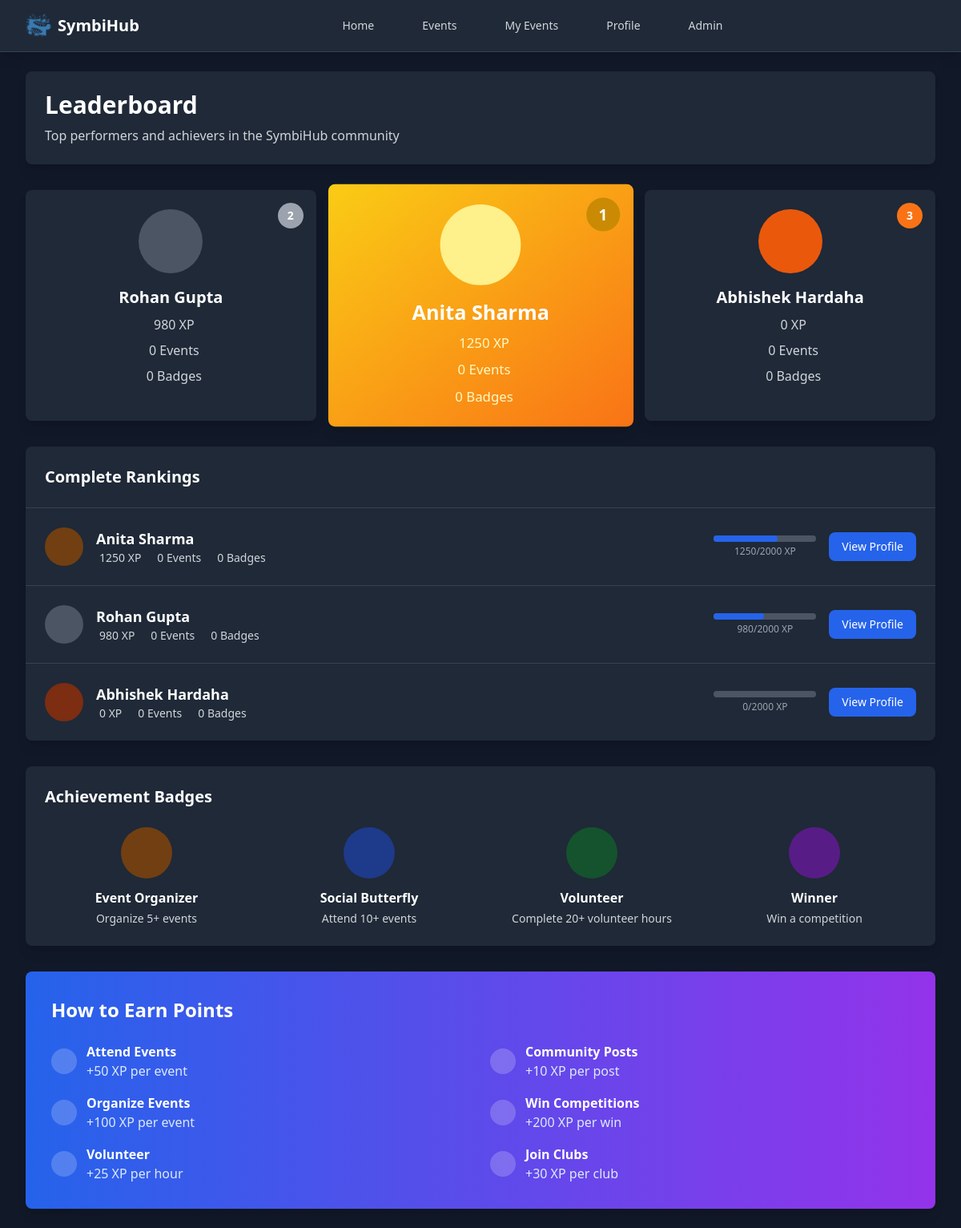
Page /leaderboard (signed in) on the committed database.
### tables this page shows
CREATE TABLE users (
                    id INTEGER PRIMARY KEY AUTOINCREMENT,
                    username VARCHAR(50) UNIQUE NOT NULL,
                    email VARCHAR(100) UNIQUE NOT NULL,
                    password_hash VARCHAR(255) NOT NULL,
                    name VARCHAR(100) NOT NULL,
                    bio TEXT,
                    college_id VARCHAR(20),
                    profile_image TEXT,
                    xp INTEGER DEFAULT 0,
                    level INTEGER DEFAULT 1,
                    events_attended INTEGER DEFAULT 0,
                    events_organized INTEGER DEFAULT 0,
                    volunteer_hours INTEGER DEFAULT 0,
                    interests TEXT,
                    achievements TEXT,
                    created_at TIMESTAMP DEFAULT CURRENT_TIMESTAMP,
                    updated_at TIMESTAMP DEFAULT CURRENT_TIMESTAMP
                );

### app.py (the view)
@app.route('/leaderboard')
@login_required
def leaderboard():
    conn = db.get_connection()
    cursor = conn.cursor()
    cursor.execute('SELECT id, username, name, xp FROM users ORDER BY xp DESC LIMIT 50')
    rows = cursor.fetchall()
    leaderboard = []
    for idx, r in enumerate(rows, start=1):
        leaderboard.append({
            'rank': idx,
            'id': r['id'],
            'username': r['username'],
            'name': r['name'],
            'xp': r['xp'] or 0,
            'events_attended': 0,
            'badges': 0
        })
    conn.close()
    return render_template('leaderboard.html', leaderboard=leaderboard)

### app.py (called while the page is built)
def get_current_user():
    if 'user_id' in session:
        conn = db.get_connection()
        cursor = conn.cursor()
        cursor.execute("SELECT * FROM users WHERE id = ?", (session['user_id'],))
        user = cursor.fetchone()
        conn.close()
        return user
    return None

def login_required(f):
    from functools import wraps
    @wraps(f)
    def decorated_function(*args, **kwargs):
        if 'user_id' not in session:
            flash('Please log in to access this page.', 'error')
            return redirect(url_for('login'))
        return f(*args, **kwargs)
    return decorated_function

@app.context_processor
def inject_current_user():
    return {'current_user': get_current_user()}

### database.py (called while the page is built)
    def get_connection(self):
        conn = sqlite3.connect(self.db_path, timeout=30)
        conn.row_factory = sqlite3.Row
        conn.execute('PRAGMA foreign_keys = ON')
        conn.execute('PRAGMA journal_mode = WAL')
        conn.execute('PRAGMA synchronous = NORMAL')
        return conn

### templates/leaderboard.html (shortened to what this page needs)
{% extends 'base.html' %}
{% block content %}
<div class="max-w-6xl mx-auto space-y-8">
    <div class="bg-white dark:bg-gray-800 rounded-lg shadow-lg p-6">
        <div class="flex items-center justify-between">
            <div>
                <h1 class="text-3xl font-bold text-gray-900 dark:text-white">Leaderboard</h1>
                <p class="text-gray-600 dark:text-gray-300 mt-2">Top performers and achievers in the SymbiHub community</p>
            </div>
        </div>
    </div>
    <div class="grid grid-cols-1 md:grid-cols-3 gap-6">
        <div class="bg-white dark:bg-gray-800 rounded-lg shadow-lg p-6 text-center order-2 md:order-1">
            <div class="relative">
                <div class="w-20 h-20 bg-gray-300 dark:bg-gray-600 rounded-full mx-auto mb-4 flex items-center justify-center">
                </div>
                <div class="absolute -top-2 -right-2 bg-gray-400 text-white w-8 h-8 rounded-full flex items-center justify-center text-sm font-bold">
                    2
                </div>
            </div>
            <h3 class="text-xl font-semibold text-gray-900 dark:text-white mb-2">
                {% if leaderboard|length > 1 %}{{ leaderboard[1].name }}{% else %}Coming Soon{% endif %}
            </h3>
            <div class="space-y-2">
                <div class="flex items-center justify-center text-gray-600 dark:text-gray-300">
                    <span>{% if leaderboard|length > 1 %}{{ leaderboard[1].xp }}{% else %}0{% endif %} XP</span>
                </div>
                <div class="flex items-center justify-center text-gray-600 dark:text-gray-300">
                    <span>{% if leaderboard|length > 1 %}{{ leaderboard[1].events_attended }}{% else %}0{% endif %} Events</span>
                </div>
                <div class="flex items-center justify-center text-gray-600 dark:text-gray-300">
                    <span>{% if leaderboard|length > 1 %}{{ leaderboard[1].badges }}{% else %}0{% endif %} Badges</span>
                </div>
            </div>
        </div>
        <div class="bg-gradient-to-br from-yellow-400 to-orange-500 rounded-lg shadow-lg p-6 text-center order-1 md:order-2 transform scale-105">
            <div class="relative">
                <div class="w-24 h-24 bg-yellow-200 rounded-full mx-auto mb-4 flex items-center justify-center">
                </div>
                <div class="absolute -top-2 -right-2 bg-yellow-600 text-white w-10 h-10 rounded-full flex items-center justify-center text-lg font-bold">
                    1
                </div>
            </div>
            <h3 class="text-2xl font-bold text-white mb-2">
                {% if leaderboard|length > 0 %}{{ leaderboard[0].name }}{% else %}Coming Soon{% endif %}
            </h3>
            <div class="space-y-2">
                <div class="flex items-center justify-center text-yellow-100">
                    <span>{% if leaderboard|length > 0 %}{{ leaderboard[0].xp }}{% else %}0{% endif %} XP</span>
                </div>
                <div class="flex items-center justify-center text-yellow-100">
                    <span>{% if leaderboard|length > 0 %}{{ leaderboard[0].events_attended }}{% else %}0{% endif %} Events</span>
                </div>
                <div class="flex items-center justify-center text-yellow-100">
                    <span>{% if leaderboard|length > 0 %}{{ leaderboard[0].badges }}{% else %}0{% endif %} Badges</span>
                </div>
            </div>
        </div>
        <div class="bg-white dark:bg-gray-800 rounded-lg shadow-lg p-6 text-center order-3">
            <div class="relative">
                <div class="w-20 h-20 bg-orange-300 dark:bg-orange-600 rounded-full mx-auto mb-4 flex items-center justify-center">
                </div>
                <div class="absolute -top-2 -right-2 bg-orange-500 text-white w-8 h-8 rounded-full flex items-center justify-center text-sm font-bold">
                    3
                </div>
            </div>
            <h3 class="text-xl font-semibold text-gray-900 dark:text-white mb-2">
                {% if leaderboard|length > 2 %}{{ leaderboard[2].name }}{% else %}Coming Soon{% endif %}
            </h3>
            <div class="space-y-2">
                <div class="flex items-center justify-center text-gray-600 dark:text-gray-300">
                    <span>{% if leaderboard|length > 2 %}{{ leaderboard[2].xp }}{% else %}0{% endif %} XP</span>
                </div>
                <div class="flex items-center justify-center text-gray-600 dark:text-gray-300">
                    <span>{% if leaderboard|length > 2 %}{{ leaderboard[2].events_attended }}{% else %}0{% endif %} Events</span>
                </div>
                <div class="flex items-center justify-center text-gray-600 dark:text-gray-300">
                    <span>{% if leaderboard|length > 2 %}{{ leaderboard[2].badges }}{% else %}0{% endif %} Badges</span>
                </div>
            </div>
        </div>
    </div>
    <div class="bg-white dark:bg-gray-800 rounded-lg shadow-lg">
        <div class="p-6 border-b border-gray-200 dark:border-gray-700">
            <h2 class="text-xl font-semibold text-gray-900 dark:text-white">Complete Rankings</h2>
        </div>
        <div class="divide-y divide-gray-200 dark:divide-gray-700">
            {% for entry in leaderboard %}
            <div class="p-6 hover:bg-gray-50 dark:hover:bg-gray-700 transition-colors">
                <div class="flex items-center justify-between">
                    <div class="flex items-center space-x-4">
                        <div class="flex items-center justify-center w-12 h-12 rounded-full {% if entry.rank == 1 %}bg-yellow-100 dark:bg-yellow-900{% elif entry.rank == 2 %}bg-gray-100 dark:bg-gray-600{% elif entry.rank == 3 %}bg-orange-100 dark:bg-orange-900{% else %}bg-blue-100 dark:bg-blue-900{% endif %}">
                        </div>
                        <div>
                            <h3 class="text-lg font-semibold text-gray-900 dark:text-white">{{ entry.name }}</h3>
                            <div class="flex items-center space-x-4 text-sm text-gray-600 dark:text-gray-300">
                                <span class="flex items-center">
                                    {{ entry.xp }} XP
                                </span>
                                <span class="flex items-center">
                                    {{ entry.events_attended }} Events
                                </span>
                                <span class="flex items-center">
                                    {{ entry.badges }} Badges
                                </span>
                            </div>
                        </div>
                    </div>
                    <div class="flex items-center space-x-4">
                        <div class="w-32">
                            <div class="bg-gray-200 dark:bg-gray-600 rounded-full h-2">
                                <div class="bg-blue-600 h-2 rounded-full" style="width: {{ (entry.xp / 2000) * 100 }}%"></div>
                            </div>
                            <div class="text-xs text-gray-500 dark:text-gray-400 mt-1 text-center">
                                {{ entry.xp }}/2000 XP
                            </div>
                        </div>
                        <button class="bg-blue-600 hover:bg-blue-700 text-white px-4 py-2 rounded-lg text-sm font-medium transition-colors">
                            View Profile
                        </button>
                    </div>
                </div>
            </div>
            {% endfor %}
        </div>
    </div>
    <div class="bg-white dark:bg-gray-800 rounded-lg shadow-lg p-6">
        <h2 class="text-xl font-semibold text-gray-900 dark:text-white mb-6">Achievement Badges</h2>
        <div class="grid grid-cols-1 md:grid-cols-2 lg:grid-cols-4 gap-6">
            <div class="text-center">
                <div class="w-16 h-16 bg-yellow-100 dark:bg-yellow-900 rounded-full mx-auto mb-3 flex items-center justify-center">
                </div>
                <h3 class="font-semibold text-gray-900 dark:text-white mb-1">Event Organizer</h3>
                <p class="text-sm text-gray-600 dark:text-gray-300">Organize 5+ events</p>
            </div>
            <div class="text-center">
                <div class="w-16 h-16 bg-blue-100 dark:bg-blue-900 rounded-full mx-auto mb-3 flex items-center justify-center">
                </div>
                <h3 class="font-semibold text-gray-900 dark:text-white mb-1">Social Butterfly</h3>
                <p class="text-sm text-gray-600 dark:text-gray-300">Attend 10+ events</p>
            </div>
            <div class="text-center">
                <div class="w-16 h-16 bg-green-100 dark:bg-green-900 rounded-full mx-auto mb-3 flex items-center justify-center">
                </div>
                <h3 class="font-semibold text-gray-900 dark:text-white mb-1">Volunteer</h3>
                <p class="text-sm text-gray-600 dark:text-gray-300">Complete 20+ volunteer hours</p>
            </div>
            <div class="text-center">
                <div class="w-16 h-16 bg-purple-100 dark:bg-purple-900 rounded-full mx-auto mb-3 flex items-center justify-center">
                </div>
                <h3 class="font-semibold text-gray-900 dark:text-white mb-1">Winner</h3>
                <p class="text-sm text-gray-600 dark:text-gray-300">Win a competition</p>
            </div>
        </div>
    </div>
    <div class="bg-gradient-to-r from-blue-600 to-purple-600 rounded-lg shadow-lg p-8 text-white">
        <h2 class="text-2xl font-bold mb-6">How to Earn Points</h2>
        <div class="grid grid-cols-1 md:grid-cols-2 gap-6">
            <div class="space-y-4">
                <div class="flex items-center">
                    <div class="w-8 h-8 bg-white bg-opacity-20 rounded-full flex items-center justify-center mr-3">
                    </div>
                    <div>
                        <div class="font-semibold">Attend Events</div>
                        <div class="text-blue-100">+50 XP per event</div>
                    </div>
                </div>
                <div class="flex items-center">
                    <div class="w-8 h-8 bg-white bg-opacity-20 rounded-full flex items-center justify-center mr-3">
                    </div>
                    <div>
                        <div class="font-semibold">Organize Events</div>
                        <div class="text-blue-100">+100 XP per event</div>
                    </div>
                </div>
                <div class="flex items-center">
                    <div class="w-8 h-8 bg-white bg-opacity-20 rounded-full flex items-center justify-center mr-3">
                    </div>
                    <div>
                        <div class="font-semibold">Volunteer</div>
                        <div class="text-blue-100">+25 XP per hour</div>
                    </div>
                </div>
            </div>
            <div class="space-y-4">
                <div class="flex items-center">
                    <div class="w-8 h-8 bg-white bg-opacity-20 rounded-full flex items-center justify-center mr-3">
                    </div>
                    <div>
                        <div class="font-semibold">Community Posts</div>
                        <div class="text-blue-100">+10 XP per post</div>
                    </div>
                </div>
                <div class="flex items-center">
                    <div class="w-8 h-8 bg-white bg-opacity-20 rounded-full flex items-center justify-center mr-3">
                    </div>
                    <div>
                        <div class="font-semibold">Win Competitions</div>
                        <div class="text-blue-100">+200 XP per win</div>
                    </div>
                </div>
                <div class="flex items-center">
                    <div class="w-8 h-8 bg-white bg-opacity-20 rounded-full flex items-center justify-center mr-3">
                    </div>
                    <div>
                        <div class="font-semibold">Join Clubs</div>
                        <div class="text-blue-100">+30 XP per club</div>
                    </div>
                </div>
            </div>
        </div>
    </div>
</div>
{% endblock %}

### rows in the picture
users: name "Rohan Gupta", xp "980", events_attended "0", badges "0"
users: name "Anita Sharma", xp "1250", events_attended "0", badges "0"
users: name "Abhishek Hardaha", xp "0", events_attended "0", badges "0"

### other values in the picture
{{ leaderboard[1].events_attended }} "0"
{{ leaderboard[1].badges }} "0"
{{ leaderboard[0].events_attended }} "0"
{{ leaderboard[0].badges }} "0"
{{ leaderboard[2].events_attended }} "0"
{{ leaderboard[2].badges }} "0"
